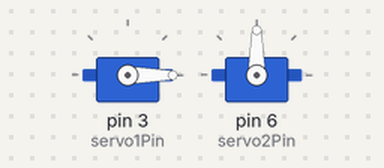
This sketch was run on a simulated Arduino Uno, built with avr-gcc and run on an emulated ATmega328P. Parts: 2 × servo.

Above: at 0.05 s.
At 1.5 s:
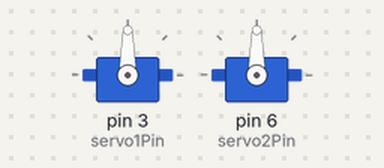
At 3.0 s:
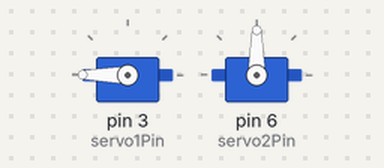
At 6.0 s:
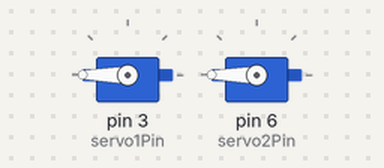
Timing chart, 0 to 7.8 s (numbered marks = the images above):
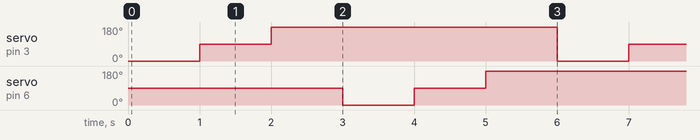

Measured:
- by itself, servo on pin 3 (servo1Pin): repeats every 6.0 s: 180° 4.0 s, 0° 1.0 s, 90° 1.0 s
- by itself, servo on pin 6 (servo2Pin): repeats every 6.0 s: 90° 1.0 s, 180° 4.0 s, 0° 1.0 s

The sketch:

sketch_feb25a.ino
```cpp
#include <Servo.h>
int servo1Pin = 3;
int servo2Pin = 6;
Servo Servo1,Servo2;

void setup()
{
  Servo1.attach(servo1Pin);
  Servo2.attach(servo2Pin);
}

void loop()
{
  Servo1.write(0);
  delay(1000);
  Servo1.write(90);
  delay(1000);
  Servo1.write(180);
  delay(1000);

  Servo2.write(0);
  delay(1000);
  Servo2.write(90);
  delay(1000);
  Servo2.write(180);
  delay(1000);
}
```
